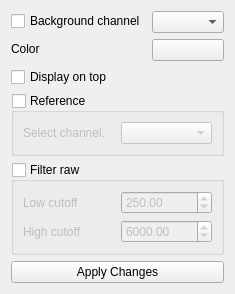
<?xml version="1.0" encoding="UTF-8"?>
<ui version="4.0">
 <class>BackgroundChannelSetting</class>
 <widget class="QWidget" name="BackgroundChannelSetting">
  <property name="geometry">
   <rect>
    <x>0</x>
    <y>0</y>
    <width>180</width>
    <height>213</height>
   </rect>
  </property>
  <property name="windowTitle">
   <string>Form</string>
  </property>
  <layout class="QVBoxLayout" name="verticalLayout_4">
   <item>
    <layout class="QHBoxLayout" name="horizontalLayout_3">
     <item>
      <layout class="QVBoxLayout" name="verticalLayout">
       <item>
        <widget class="QCheckBox" name="bg_channel_checkBox">
         <property name="text">
          <string>Background channel</string>
         </property>
        </widget>
       </item>
       <item>
        <widget class="QLabel" name="label_2">
         <property name="text">
          <string>Color</string>
         </property>
        </widget>
       </item>
      </layout>
     </item>
     <item>
      <layout class="QVBoxLayout" name="verticalLayout_3">
       <item>
        <widget class="QComboBox" name="bg_channel_comboBox"/>
       </item>
       <item>
        <widget class="QPushButton" name="color_pushButton">
         <property name="text">
          <string/>
         </property>
        </widget>
       </item>
      </layout>
     </item>
    </layout>
   </item>
   <item>
    <widget class="QCheckBox" name="show_on_top_checkBox">
     <property name="text">
      <string>Display on top</string>
     </property>
    </widget>
   </item>
   <item>
    <widget class="QGroupBox" name="ref_groupBox">
     <property name="title">
      <string>Reference</string>
     </property>
     <property name="checkable">
      <bool>true</bool>
     </property>
     <property name="checked">
      <bool>false</bool>
     </property>
     <layout class="QHBoxLayout" name="horizontalLayout_5">
      <item>
       <widget class="QLabel" name="select_reference_label">
        <property name="text">
         <string>Select channel.</string>
        </property>
       </widget>
      </item>
      <item>
       <widget class="QComboBox" name="select_reference_comboBox"/>
      </item>
     </layout>
    </widget>
   </item>
   <item>
    <widget class="QGroupBox" name="filter_groupBox">
     <property name="title">
      <string>Filter raw</string>
     </property>
     <property name="checkable">
      <bool>true</bool>
     </property>
     <property name="checked">
      <bool>false</bool>
     </property>
     <layout class="QVBoxLayout" name="verticalLayout_2">
      <item>
       <layout class="QHBoxLayout" name="horizontalLayout_2">
        <item>
         <widget class="QLabel" name="filter_low_label">
          <property name="text">
           <string>Low cutoff</string>
          </property>
         </widget>
        </item>
        <item>
         <widget class="QDoubleSpinBox" name="filter_low_doubleSpinBox">
          <property name="maximum">
           <double>30000.000000000000000</double>
          </property>
          <property name="value">
           <double>250.000000000000000</double>
          </property>
         </widget>
        </item>
       </layout>
      </item>
      <item>
       <layout class="QHBoxLayout" name="horizontalLayout">
        <item>
         <widget class="QLabel" name="filter_high_label">
          <property name="text">
           <string>High cutoff</string>
          </property>
         </widget>
        </item>
        <item>
         <widget class="QDoubleSpinBox" name="filter_high_doubleSpinBox">
          <property name="maximum">
           <double>30000.000000000000000</double>
          </property>
          <property name="value">
           <double>6000.000000000000000</double>
          </property>
         </widget>
        </item>
       </layout>
      </item>
     </layout>
    </widget>
   </item>
   <item>
    <widget class="QPushButton" name="apply_pushButton">
     <property name="text">
      <string>Apply Changes</string>
     </property>
    </widget>
   </item>
  </layout>
 </widget>
 <resources/>
 <connections>
  <connection>
   <sender>bg_channel_checkBox</sender>
   <signal>toggled(bool)</signal>
   <receiver>bg_channel_comboBox</receiver>
   <slot>setEnabled(bool)</slot>
   <hints>
    <hint type="sourcelabel">
     <x>93</x>
     <y>15</y>
    </hint>
    <hint type="destinationlabel">
     <x>189</x>
     <y>26</y>
    </hint>
   </hints>
  </connection>
 </connections>
</ui>
